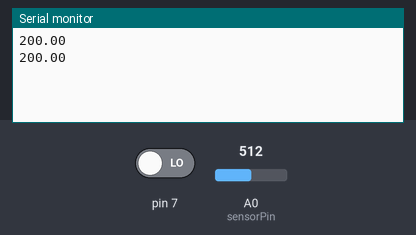
Simulated run of this sketch. Board: Arduino Uno, built with avr-gcc and run on an emulated ATmega328P. Parts: the last lines printed to the serial monitor. Inputs (shaded band) come from the test bench; at power-on: pin 7 LOW, A0 (sensorPin) = 512.

Above: at 2.8 s.
2.9 s: pin 7 driven HIGH
At 4.7 s:
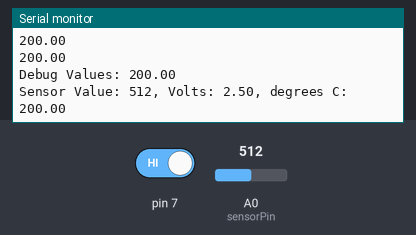
5.6 s: A0 (sensorPin) set to 716
At 6.5 s:
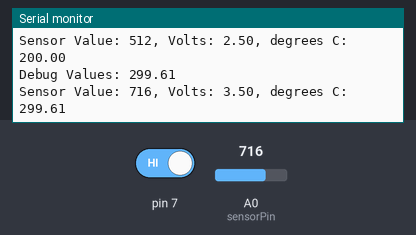
8.3 s: A0 (sensorPin) set to 900
At 10.8 s:
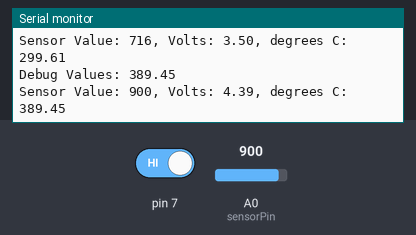
11.0 s: pin 7 driven LOW
At 12.4 s:
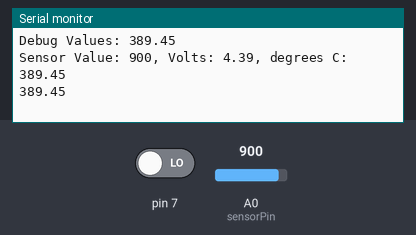
Timing chart, 0 to 14.0 s (numbered marks = the images above; inputs shaded):
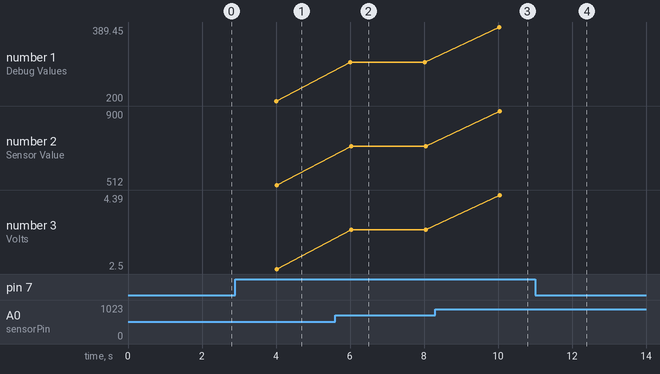

Measured:
- after the input at 2.9 s, the serial monitor: prints a new line after 1.1 s (image 1)
- after the input at 5.6 s, the serial monitor: prints a new line after 0.41 s (image 2)
- after the input at 8.3 s, the serial monitor: prints a new line after 1.7 s (image 3)
- after the input at 11.0 s, the serial monitor: prints a new line after 1.0 s (image 4)
- plotted number 1: 200 → 299.61 after the input at 5.6 s, 299.61 → 389.45 after the input at 8.3 s
- plotted number 2: 512 → 716 after the input at 5.6 s, 716 → 900 after the input at 8.3 s
- plotted number 3: 2.5 → 3.5 after the input at 5.6 s, 3.5 → 4.39 after the input at 8.3 s

The sketch:

Messing_with_the_Temp_Sensor.ino
```cpp
int switchState = 0;
const int sensorPin=A0;

int sensorVal = analogRead(sensorPin);
float voltage = (sensorVal/1024.0) * 5.0;
float temperature = (voltage - .5) * 100;

void setup(){
  Serial.begin(9600);
  pinMode(7,INPUT);
}

void loop(){
  switchState = digitalRead(7);
  if (switchState == HIGH) {

    int sensorVal = analogRead(sensorPin);
    float voltage = (sensorVal/1024.0) * 5.0;
    float temperature = (voltage - .5) * 100;
    const float baselineTemp = temperature;

    Serial.print("Debug Values: ");
    Serial.println(baselineTemp);

    Serial.print("Sensor Value: ");
    Serial.print(sensorVal);
    Serial.print(", Volts: ");
    Serial.print(voltage);
    Serial.print(", degrees C: ");
    Serial.println(temperature);
  }

  else{

    int sensorVal = analogRead(sensorPin);
    float voltage = (sensorVal/1024.0) * 5.0;
    float temperature = (voltage - .5) * 100;

    const float baselineTemp = temperature;
    Serial.println(baselineTemp);

  }
  delay(2000);
}
```
